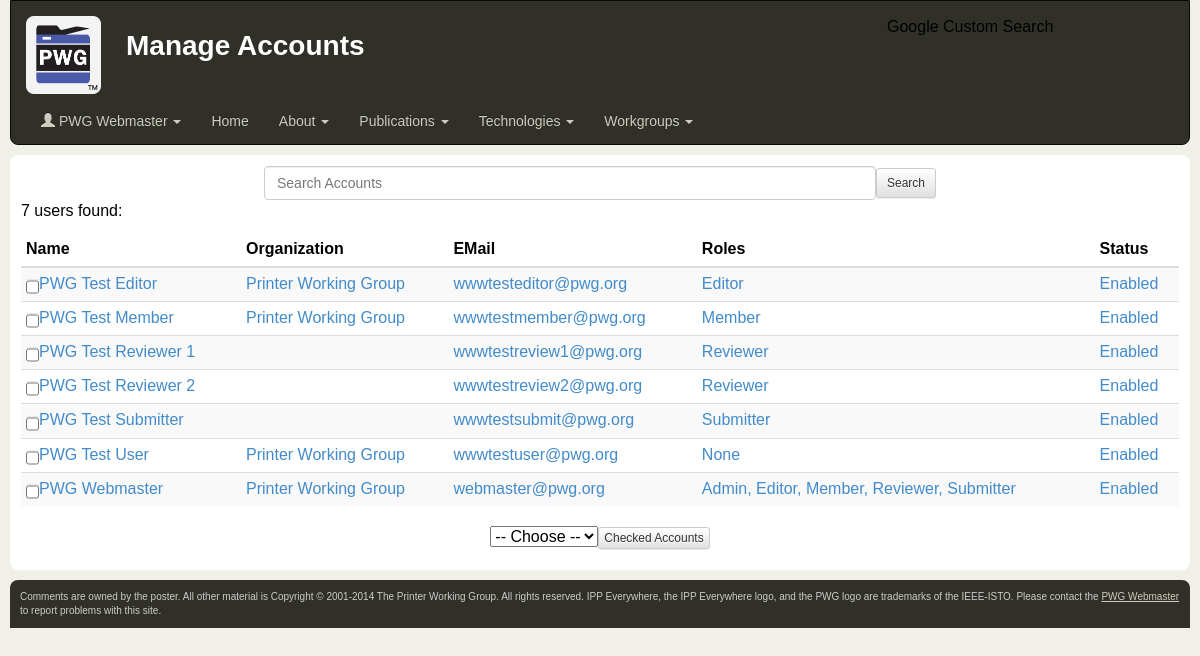
The app's page /accounts.php (signed in) with its own data.
### tables this page shows
CREATE TABLE user (
  id INTEGER PRIMARY KEY AUTO_INCREMENT, 
  status INTEGER DEFAULT 1,		 
  email VARCHAR(255) UNIQUE NOT NULL,	 
  name VARCHAR(255) NOT NULL,		 
  organization_id INTEGER NOT NULL,	 
  hash CHAR(128) NOT NULL,		 
  is_admin BOOLEAN DEFAULT FALSE,	 
  is_editor BOOLEAN DEFAULT FALSE,	 
  is_member BOOLEAN DEFAULT FALSE,	 
  is_reviewer BOOLEAN DEFAULT FALSE,	 
  is_submitter BOOLEAN DEFAULT FALSE,	 
  timezone VARCHAR(255) NOT NULL,	 
  itemsperpage INTEGER DEFAULT 10 NOT NULL,
					 
  create_date DATETIME NOT NULL,	 
  create_id INTEGER,			 
  modify_date DATETIME NOT NULL,	 
  modify_id INTEGER,			 

  INDEX(organization_id),
  INDEX(create_id),
  INDEX(modify_id)
);

CREATE TABLE organization (
  id INTEGER PRIMARY KEY AUTO_INCREMENT, 
  status INTEGER NOT NULL,		 
  name VARCHAR(255) NOT NULL,		 
  domain VARCHAR(255) NOT NULL,		 
  is_everywhere BOOLEAN NOT NULL,	 
  create_date DATETIME NOT NULL,	 
  create_id INTEGER NOT NULL,		 
  modify_date DATETIME NOT NULL,	 
  modify_id INTEGER NOT NULL,		 

  INDEX(create_id),
  INDEX(modify_id)
);

### accounts.php (the view, shortened to what the rows shown need)
<?php
include_once "phplib/db-user.php";
function
accounts_header($title, $id = 0)
{
  if ($id)
    site_header($title, user_name($id));
  else
    site_header($title);
}
function
accounts_footer()
{
  site_footer();
}
$search = "";
$index  = 0;
if ($argc)
{
  $op = $argv[0][0];
  $id = (int)substr($argv[0], 1);
  if ($op != 'B' && $op != 'L' && $op != 'U' && $op != 'X')
  {
    site_header("Manage Accounts");
    print("<p>Bad command '$op'.</p>\n");
    accounts_footer();
    exit();
  }
  if ($op == 'U' && $id)
  {
    $user = new user($id);
    if ($user->id != $id)
    {
      site_header("Manage Accounts");
      print("<p>Account #$id does not exist.</p>\n");
      accounts_footer();
      exit();
    }
  }
  for ($i = 1; $i < $argc; $i ++)
  {
    $option = substr($argv[$i], 1);
    switch ($argv[$i][0])
    {
      case 'I' :
          $index = (int)$option;
	  if ($index < 0)
	    $index = 0;
	  break;
      case 'Q' :
          $search = urldecode($option);
	  $i ++;
	  while ($i < $argc)
	  {
	    $search .= urldecode(" $argv[$i]");
	    $i ++;
	  }
	  break;
      default :
	  site_header("Manage Accounts");
	  print("<p>Bad option '$argv[$i]'.</p>\n");
	  accounts_footer();
	  exit();
	  break;
    }
  }
}
else
{
  $op = 'L';
}
$options = "+I$index+Q" . urlencode($search);
switch ($op)
{
  case 'L' :
      accounts_header("Manage Accounts");
      $matches = user_search($search, 0, "name");
      $count   = sizeof($matches);
      $start = $index + 1;
      $end   = $index + $LOGIN_PAGEMAX;
      if ($end > $count)
	$end = $count;
      for ($i = $start - 1; $i < $end; $i ++)
      {
	$user = new user($matches[$i]);
	$name   = htmlspecialchars($user->name, ENT_QUOTES);
	$org    = htmlspecialchars(organization_name($user->organization_id), ENT_QUOTES);
	$email  = htmlspecialchars($user->email, ENT_QUOTES);
	$roles = "";
	if ($user->is_admin)
	  $roles .= ", Admin";
	if ($user->is_editor)
	  $roles .= ", Editor";
	if ($user->is_member)
	  $roles .= ", Member";
	if ($user->is_reviewer)
	  $roles .= ", Reviewer";
	if ($user->is_submitter)
	  $roles .= ", Submitter";
	if ($roles == "")
	  $roles = "None";
	else
	  $roles = substr($roles, 2);
	$status = $USER_STATUSES[$user->status];
	print("<tr><td nowrap>");
	print("<a href=\"$PHP_SELF?U$user->id$options\">$name</a></td>"
	     ."<td><a href=\"$PHP_SELF?U$user->id$options\">$org</a></td>"
	     ."<td><a href=\"$PHP_SELF?U$user->id$options\">$email</a></td>"
	     ."<td><a href=\"$PHP_SELF?U$user->id$options\">$roles</a></td>"
	     ."<td><a href=\"$PHP_SELF?U$user->id$options\">$status</a></td>"
	     ."</tr>\n");
      }
      accounts_footer();
      break;
}
?>

### phplib/site.php (shortened to what the rows shown need)
<?php
if (array_key_exists("PHP_SELF", $_SERVER))
  $PHP_SELF = htmlspecialchars($_SERVER["PHP_SELF"], ENT_QUOTES);
else
  $PHP_SELF = "";
if (array_key_exists("PATH_INFO", $_SERVER))
{
  $html_path = dirname(dirname(substr($PHP_SELF, 0, -strlen($PATH_INFO))));
}
else
{
  $html_path = dirname(dirname($PHP_SELF));
}
include_once "auth.php";
include_once "html.php";
include_once "validate.php";
function
site_header($title = "",
	    $subtitle = "&nbsp;",
	    $sidebar = TRUE)
{
  global $argc, $argv, $html_path, $_GET, $LOGIN_EMAIL;
  global $LOGIN_ID, $LOGIN_IS_ADMIN, $LOGIN_IS_EDITOR, $LOGIN_IS_MEMBER, $LOGIN_IS_OFFICER, $LOGIN_IS_REVIEWER, $LOGIN_IS_SUBMITTER, $LOGIN_NAME, $PHP_SELF, $_SERVER, $SERVER_NAME;
  $title = str_replace(array("(tm)", "(r)"), array("<sup>TM</sup>", "&reg;"), htmlspecialchars($title));
  print("<!DOCTYPE html>\n"
       ."<html lang=\"en\">\n"
       ."<head>\n"
       ."<meta charset=\"utf-8\">\n"
       ."<meta name=\"viewport\" content=\"width=device-width, "
       ."initial-scale=1.0\">\n");
  if ($title != "" && $title != "Printer Working Group")
    $html_title = "$title -";
  else
    $html_title = "";
  if ($LOGIN_ID != 0)
  {
    $hname     = htmlspecialchars($LOGIN_NAME);
    $userlogin = "<li class=\"dropdown\"><a href=\"#\" class=\"dropdown-toggle\" data-toggle=\"dropdown\"><span class=\"glyphicon glyphicon-user\"></span> $hname <span class=\"caret\"></span></a>\n"
		."          <ul class=\"dropdown-menu\" role=\"menu\">\n";
    if ($LOGIN_IS_ADMIN || $LOGIN_IS_OFFICER)
      $userlogin .= "            <li><a href=\"${html_path}dynamo/articles.php\">Manage Articles</a></li>\n";
    if ($LOGIN_IS_ADMIN || $LOGIN_IS_OFFICER || $LOGIN_IS_EDITOR)
      $userlogin .= "            <li><a href=\"${html_path}dynamo/documents.php\">Manage Documents</a></li>\n";
    if ($LOGIN_IS_ADMIN)
      $userlogin .= "            <li><a href=\"${html_path}dynamo/organizations.php\">Manage Organizations</a></li>\n"
                   ."            <li><a href=\"${html_path}dynamo/accounts.php\">Manage Users</a></li>\n"
                   ."            <li><a href=\"${html_path}dynamo/workgroups.php\">Manage Workgroups</a></li>\n";
    if ($LOGIN_IS_EDITOR)
      $userlogin .= "            <li><a href=\"${html_path}dynamo/issues.php\">Review Issues</a></li>\n";
    if ($LOGIN_IS_ADMIN || $LOGIN_IS_REVIEWER || $LOGIN_IS_SUBMITTER)
      $userlogin .= "            <li><a href=\"${html_path}dynamo/evereview.php\">Review Self-Certifications</a></li>\n";
    if ($LOGIN_IS_SUBMITTER)
      $userlogin .= "            <li><a href=\"${html_path}dynamo/evesubmit.php\">Submit Self-Certification</a></li>\n";
    if ($LOGIN_IS_ADMIN || $LOGIN_IS_EDITOR || $LOGIN_IS_SUBMITTER || $LOGIN_IS_REVIEWER)
      $userlogin .= "            <li class=\"divider\"></li>\n";
    $userlogin .= "            <li><a href=\"${html_path}dynamo/account.php\">Profile</a></li>\n"
		 ."            <li><a href=\"${html_path}dynamo/logout.php\">Logout</a></li>\n"
		 ."          </ul>\n"
		 ."        </li>";
  }
  print("<title>$html_title Printer Working Group</title>\n"
       ."<link rel=\"stylesheet\" href=\"//www.google.com/cse/style/look/default.css\" type=\"text/css\">\n"
       ."<link rel=\"stylesheet\" href=\"${html_path}dynamo/resources/bootstrap-3.2.0.min.css\">\n"
       ."<link rel=\"stylesheet\" href=\"${html_path}dynamo/resources/bootstrap-theme-3.2.0.min.css\">\n"
       ."<link rel=\"stylesheet\" type=\"text/css\" href=\"${html_path}dynamo/resources/pwg.css\">\n"
       ."<link rel=\"alternate\" title=\"Printer Working Group RSS\" "
       ."type=\"application/rss+xml\" href=\"${html_path}rss/index.rss\">\n"
       ."<link rel=\"shortcut icon\" href=\"${html_path}dynamo/resources/pwg.png\" "
       ."type=\"image/png\">\n"
       ."</head>\n");
  if ($sidebar)
    print("<body data-spy=\"scroll\" data-target=\"#pwg-toc\">\n");
  else
    print("<body>\n");
  print("<nav class=\"navbar navbar-inverse pwg-navbar\" role=\"navigation\">\n"
       ."  <div class=\"container-fluid\">\n"
       ."    <div class=\"navbar-header\">\n"
       ."      <button type=\"button\" class=\"navbar-toggle\" data-toggle=\"collapse\" data-target=\"#pwg-nav-collapsible\"><span class=\"sr-only\">Toggle navigation</span><span class=\"icon-bar\"></span><span class=\"icon-bar\"></span><span class=\"icon-bar\"></span></button>\n"
       ."      <a class=\"navbar-brand\" href=\"{$html_path}\"><img src=\"${html_path}dynamo/resources/pwg.png\" alt=\"PWG Logo\" "
       ."height=\"78\" width=\"75\"></a>\n"
       ."    </div>\n");
  print("    <div class=\"pwg-navbar-title\">$title<br><p>$subtitle</p></div>\n"
       ."    <div class=\"collapse navbar-collapse\" id=\"pwg-nav-collapsible\">\n"
       ."      <ul class=\"nav navbar-nav\">\n"
       ."        $userlogin\n"
       ."        <li><a href=\"${html_path}index.html\">Home</a></li>\n"
       ."        <li class=\"dropdown\"><a href=\"#\" class=\"dropdown-toggle\" data-toggle=\"dropdown\">About <span class=\"caret\"></span></a>\n"
       ."          <ul class=\"dropdown-menu\" role=\"menu\">\n"
       ."            <li><a href=\"${html_path}about.html\">About the PWG</a></li>\n"
       ."            <li><a href=\"${html_path}pwg-logos/members.html#JOINING\">Joining</a></li>\n"
       ."            <li><a href=\"${html_path}pwg-logos/members.html\">Members</a></li>\n"
       ."            <li><a href=\"${html_path}chair/index.html\">Officers</a></li>\n"
       ."            <li class=\"divider\"></li>\n"
       ."            <li><a href=\"${html_path}bofs.html\">BOF Sessions</a></li>\n"
       ."            <li><a href=\"http://www.google.com/calendar/embed?src=istopwg%40gmail.com\">Calendar</a></li>\n"
       ."            <li><a href=\"${html_path}chair/meeting-info/meetings.html\">Meetings</a></li>\n"
       ."            <li><a href=\"${html_path}chair/participating.html\">Participating</a></li>\n"
       ."          </ul>\n"
       ."        </li>\n"
       ."        <li class=\"dropdown\"><a href=\"#\" class=\"dropdown-toggle\" data-toggle=\"dropdown\">Publications <span class=\"caret\"></span></a>\n"
       ."          <ul class=\"dropdown-menu\" role=\"menu\">\n"
       ."            <li><a href=\"${html_path}informational.html\">Informational</a></li>\n"
       ."            <li><a href=\"${html_path}namespaces.html\">Namespaces</a></li>\n"
       ."            <li><a href=\"${html_path}standards.html\">Standards</a></li>\n"
       ."          </ul>\n"
       ."        </li>\n"
       ."        <li class=\"dropdown\"><a href=\"#\" class=\"dropdown-toggle\" data-toggle=\"dropdown\">Technologies <span class=\"caret\"></span></a>\n"
       ."          <ul class=\"dropdown-menu\" role=\"menu\">\n"
       ."            <li><a href=\"${html_path}ipp/everywhere.html\">IPP Everywhere<sup>TM</sup></a></li>\n"
       ."          </ul>\n"
       ."        </li>\n"
       ."        <li class=\"dropdown\"><a href=\"#\" class=\"dropdown-toggle\" data-toggle=\"dropdown\">Workgroups <span class=\"caret\"></span></a>\n"
       ."          <ul class=\"dropdown-menu\" role=\"menu\">\n"
       ."            <li><a href=\"${html_path}cloud/\">Cloud Imaging Model</a></li>\n"
       ."            <li><a href=\"${html_path}ids/\">Imaging Device Security</a></li>\n"
       ."            <li><a href=\"${html_path}ipp/\">Internet Printing Protocol</a></li>\n"
       ."            <li><a href=\"${html_path}sm/\">Semantic Model</a></li>\n"
       ."          </ul>\n"
       ."        </li>\n"
       ."      </ul>\n"
       ."    </div>\n"
       ."  </div>\n"
       ."</nav>\n"
       ."<div id=\"pwg-body\">\n");
  print("  <div id=\"pwg-content\">\n");
}
function
site_footer($javascript = "")
{
  global $html_is_phone, $html_path, $SITE_EMAIL;
  $year = date("Y");
  print("  </div>\n"
       ."</div>\n"
       ."<div id=\"pwg-footer\">\n"
       ."  <div id=\"pwg-footer-body\">Comments are owned by the poster. All other "
       ."material is Copyright &copy; 2001-$year The Printer Working Group. "
       ."All rights reserved. IPP Everywhere, the IPP Everywhere logo, and the "
       ."PWG logo are trademarks of the IEEE-ISTO. Please contact the "
       ."<a href=\"mailto:$SITE_EMAIL\">PWG Webmaster</a> to report problems "
       ."with this site.</div>\n"
       ."</div>\n"
       ."<script src=\"${html_path}dynamo/resources/jquery-1.11.1.min.js\"></script>\n"
       ."<script src=\"${html_path}dynamo/resources/bootstrap-3.2.0.min.js\"></script>\n");
  print("</body>\n"
       ."</html>\n");
}
?>

### records on screen
user: name "PWG Webmaster", organization "Printer Working Group", email "webmaster@pwg.org", roles "Admin, Editor, Member, Reviewer, Submitter", status "Enabled"
user: organization.name "Printer Working Group", email "wwwtesteditor@pwg.org", is_editor "Editor", status "Enabled"
user: organization "Printer Working Group", email "wwwtestmember@pwg.org", is_member "Member", status "Enabled"
user: email "wwwtestreview1@pwg.org", is_reviewer "Reviewer", status "Enabled"
user: email "wwwtestreview2@pwg.org", is_reviewer "Reviewer", status "Enabled"
user: email "wwwtestsubmit@pwg.org", is_submitter "Submitter", status "Enabled"
user: organization "Printer Working Group", email "wwwtestuser@pwg.org", status "Enabled"

### other values on screen
$title "Manage Accounts"
$label "Search"
$count "7"
$header "Name"
$header "Organization"
$header "EMail"
$header "Roles"
$header "Status"
$name "PWG Test Editor"
$name "PWG Test Member"
$name "PWG Test Reviewer 1"
$name "PWG Test Reviewer 2"
$name "PWG Test Submitter"
$name "PWG Test User"
$roles "None"
